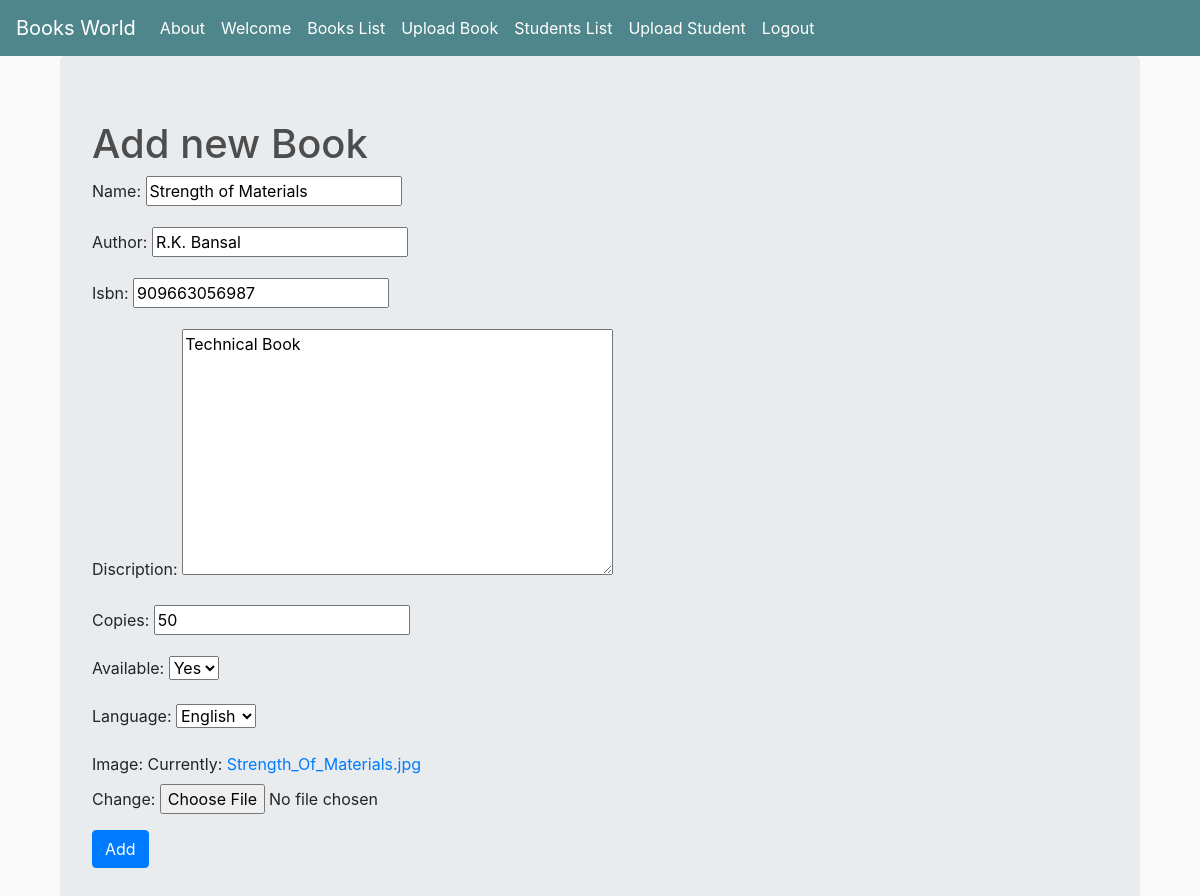
Page /book_update/4/ (signed in) on the committed database.
### book/models.py (models this page shows, shortened)
class Book(models.Model):
    name = models.CharField(max_length = 60)
    author = models.CharField(max_length = 40, default = 'Random')
    isbn = models.CharField(max_length = 12)
    discription = models.TextField()
    copies = models.IntegerField(default = 50)
    available = models.CharField(max_length = 3, choices = Available, default = 'Yes')
    language = models.CharField(max_length = 7, choices = Language, default = 'English')
    image = models.ImageField()

### book/views.py (the view)
# urls.py: path('book_update/<int:pk>/', views.Book_update.as_view(), name = 'book_update'),
class Book_update(LoginRequiredMixin, UpdateView):
    login_url = '/login/'
    redirect_field_name = 'book/book_list.html'
    fields = ('name','author','isbn','discription','copies','available','language','image')
    model = Book
    success_url = reverse_lazy('book_list')

### book/templates/book/book_form.html (shortened to what this page needs)
{% extends 'book/base.html' %}
{% block body_block %}
<div class="container">
  <div class="jumbotron">
    <h1>Add new Book</h1>
    <form   enctype='multipart/form-data' method="post">
      {{ form.as_p }}
      <input type="submit" class="btn btn-primary" value="Add">
    </form>
</div>
</div>
{% endblock %}

### book/static/css/main.css (style rules this page uses)
body { background-color: hsl(0, 0%, 98%); }
h1,h2,h3,h4,h5,h6 { color:hsl(0, 0%, 30%); }

### rows in the picture
Book: name "Strength of Materials", author "R.K. Bansal", isbn "909663056987", discription "Technical Book", copies "50", available "Yes", language "English"
